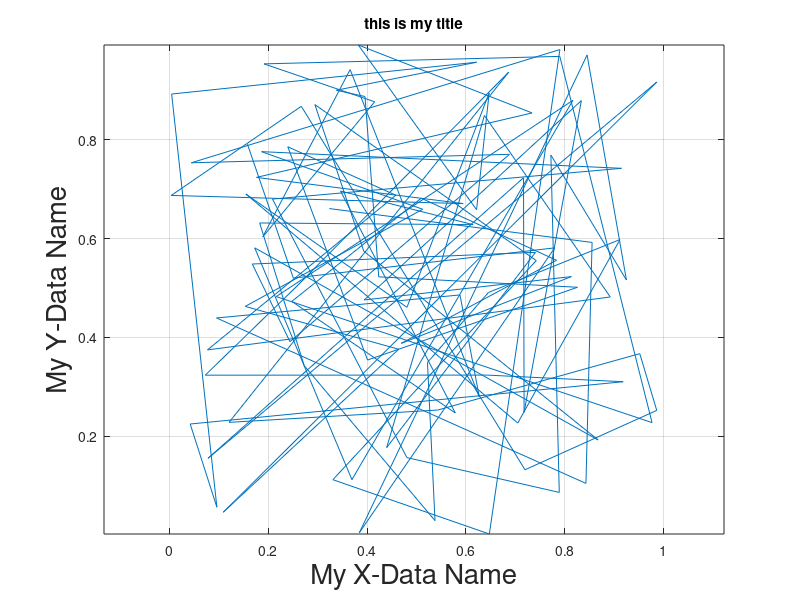

Write the MATLAB code that produced this figure. (Note: this script raises an error after producing the figure.)

% ARO2021L Section 5
% Week 5 | Help/Hints
% Rohan Patel


% Extra. clear your Command Window with:
clc


% Extra. use ";" at the end of your code line to supress the output
'this displays'
'this does not';












% =========================================================================
% 1. Accessing MATLAB's documentation
%       "help" followed by the name of the MATLAB function
%       The MATLAB docs are VERY helpful and have examples!
help diff
help plot
help rand










% =========================================================================
% 2. Array Basics
%       Arrays can be 1-D : [1, 2, 5, -2, 1000]
%       Arrays can be 2-D : [1, 2; 5, -2; -222 1000]
row1Darray = rand(1,3);     % <--- row vector (or array) of height=1, length=3
col1Darray = rand(3,1);     % <--- column vector (or array) of height=3, length=1
example2Darray = rand(4);   % <--- 2-D array of height=4, length=4
exampleArray = 0.0:0.5:10;  % <-- 1-D array of values starting at 0 and going to 10 in increments of 0.5

% Array Indicies:
%   Remember: arrayName(row, col) <-- MATLAB starts from 1 not 0!
% lets say I want the first element in array "row1Darray"
firstElement = row1Darray(1);

% lets say I want the third element in the second row in "example2Darray"
ele2darray = example2Darray(2, 3);

% lets say I want the last element of the last row in "example2Darray"
lastlast = example2Darray(end, end);

% lets say I want the last 2 elements in row1Darray
lastThree = row1Darray(end-2 : end)     % <-- be careful with commas v. colons
% colons = selecting a range of values
% commas = sep. between rows and cols










% =========================================================================
% 2. Using diff() 
data1 = [1,2,3,4,5];
diff1 = diff(data1);
% If we are taking the difference between each element, the size of 
% the differenced array will never equal the size of the original array!












% =========================================================================
% 3. Plotting

xData = rand(100,1);
yData = rand(100,1);

plot(xData, yData)  % <--- plots array xData versus array yData

% Let's add axis labels and tell MATLAB to make the fontsize big
xlabel('My X-Data Name', 'FontSize', 20);
ylabel('My Y-Data Name', 'FontSize', 20);

% Add a title
title('this is my title')

% Add a x/y grid
grid on;

% Make my axis lengths equal
axis equal;












% =========================================================================
% 4. Functions

% Lets say I want to make a function that adds two numbers and subtracts
% them:


% Calling your function:
cat = 100;
dog = 329;
[catdog, somenamehere] = myFunction(cat,dog)
% cat = first input being passed into the function
% dog = second input being passed into the function
% catdog = first output (which corresponds to addedValues)
% somenamehere = second output (which corresponds to subtractedValues)


% Call my function again, and again!:
b = 029384;
u = 9024820938320;
[output1, output2] = myFunction(b,u);
[output11, output22] = myFunction(u,b);
[output111, output222] = myFunction(u,u);




% Defining your function:
function [addedValues, subtractedValues] = myFunction(a,b)
% a = first input
% b = second input
% myFunction = name of the function (which we use to call it in our code)
% addedValues = first output
% subtractedValues = second output


moreMathIcandohere = a-b;

addedValues = a+b;
subtractedValues = moreMathIcandohere;

end



